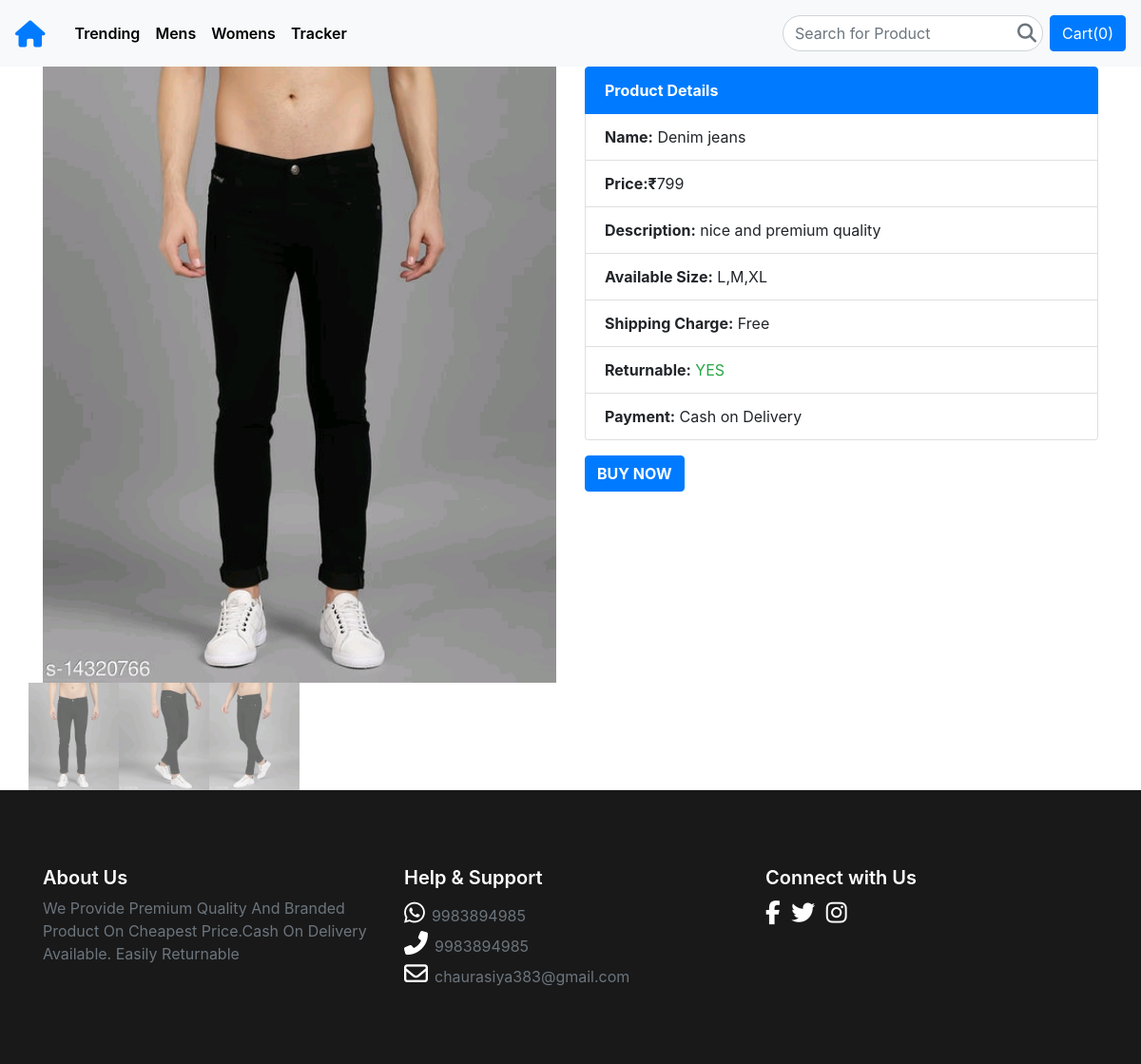
The app's page /product/3 with its own data.
### shop/models.py (models this page shows, shortened)
class Product(models.Model):
    name = models.CharField(max_length=60)
    price= models.IntegerField(default=0)
    description= models.CharField(max_length=200,default='')
    category = models.CharField(max_length=60,default='')
    shipping = models.CharField(max_length=60,default='Free')
    size =   models.CharField(max_length=60,default='')
    returnable = models.CharField(max_length=20,default='YES')
    image = models.ImageField(upload_to="media/images",default='')

class ProductImage(models.Model):
    product = models.ForeignKey(Product,on_delete=models.CASCADE)
    image =  models.ImageField(upload_to="media/images",default='')

### shop/views.py (the view)
# urls.py: path('product/<int:id>',views.product,name='product'),
def product(request,id):
    product=Product.objects.get(id=id)
    return render(request,'product.html',{'product':product})

### shop/templates/product.html (shortened to what this page needs)
{% extends 'base.html' %}
{% block content %}
 <div class="container">
    <div class="row">
        <div class="col-lg-6">
          <div class="mySlides">
  <img class="d-block w-100 img-fluid MainImage" src='/media/{{product.image}}' style="width:100%" id="mainImage" loading="lazy">
</div>
 <div class="gallery">
    <div class="row">
        {% for pi in product.productimage_set.all %}
        <div class="column">
          <img class="demo cursor" src="/media/{{pi.image}}" style="width:100%" id="" onclick="ChangeImage(this)" loading="lazy">
        </div>
       {% endfor %}
      </div>
 </div>
    </div>
        <div class="col-lg-6">
          <ul class="list-group">
              <li class="list-group-item active font-weight-bold">Product Details</li>
              <li class="list-group-item"><b>Name:</b> {{product.name}} </li>
              <li class="list-group-item"><b>Price:&#8377;</b>{{product.price}} </li>
              <li class="list-group-item"><b>Description:</b>  {{product.description}}</li>
              <li class="list-group-item"><b>Available Size:</b>  {{product.size}}</li>
              <li class="list-group-item"><b>Shipping Charge:</b>  {{product.shipping}}</li>
              <li class="list-group-item"><b>Returnable:</b>  <span class="text-success">{{product.returnable}}</span>  </li>
              <li class="list-group-item"><b>Payment:</b> Cash on Delivery   </li>
            </ul>
            <div class="py-3">
              <a type="button" href="{% url 'checkout'  product.id %}" class="btn btn-primary font-weight-bold">BUY NOW</a>
            </div>
      </div>
</div>
</div>
{% endblock content %}

### templates/base.html (style rules this page uses)
.mySlides img,.gallery img { vertical-align: middle; }
.cursor { cursor: pointer; }
.row:after { content: ""; display: table; clear: both; }
.column { float: left; width: 16.66%; }
.demo { opacity: 0.6; }
.active, .demo:hover { opacity: 1; }

### records on screen
Product: image (picture), name "Denim jeans", price "799", description "nice and premium quality", size "L,M,XL", shipping "Free", returnable "YES"
ProductImage: image (picture)
ProductImage: image (picture)
ProductImage: image (picture)
